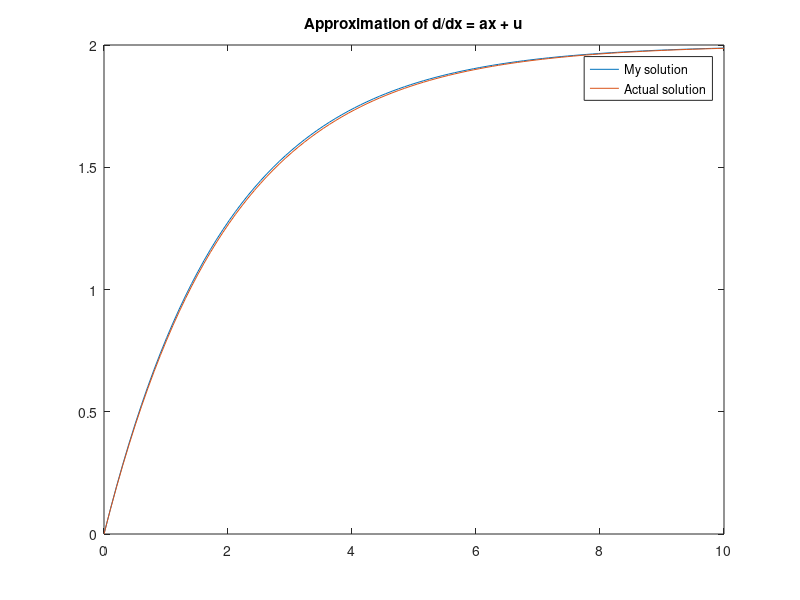

Source code (MATLAB):
% Pulizia ambiente
clear
% Pulizia console
clc
% Pulizia figure
clf

% Parametri
a = - 0.5;
u = 1;

punto_iniziale  = 0;
valore_iniziale = 0;
punto_finale    = 10;

% Spazio
x = linspace(punto_iniziale, punto_finale, 100);

%
% Funzione (x' = ax + u)
%   x(n + 1) - x(n) = a x(n) + u
%   x(n + 1) = x(n) ( a + 1 ) + u
%

% Step singolo
step = ( max(x) - min(x) ) / max(size(x));

f = [];
f(1) = valore_iniziale;
for i = 2:1:max(size(x))
  % Calcolo il valore "Reale"
  f(i) = f(i - 1) * ( a + 1 ) + u
  % Applico il riscalamento
  f(i) = ( f(i) - f(i-1) ) * step + f(i-1)
endfor

% Plot

%% Funzione reale
prof = lsode(@(x, t) a * x + u, valore_iniziale, x);

%% Errore
error = abs(f - prof');
meanError = mean(error);
maxError = max(error);

plot (x, f, x, prof)
legend('My solution','Actual solution')
title('Approximation of d/dx = ax + u')